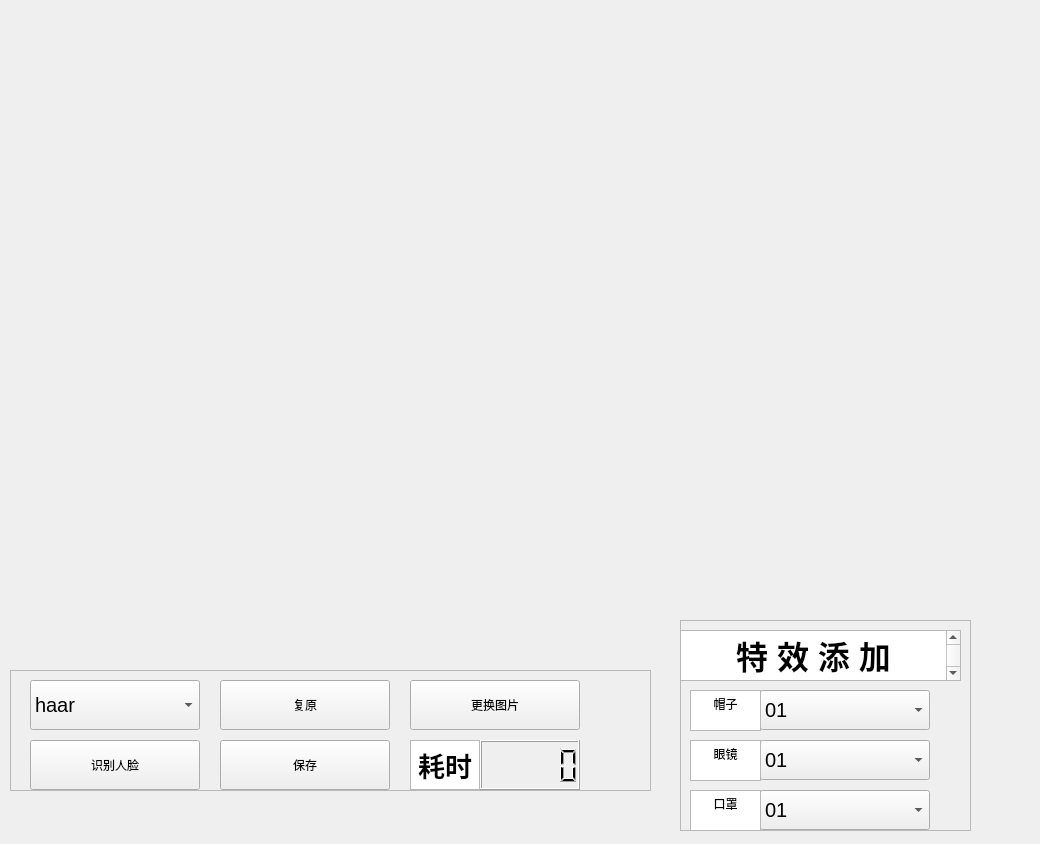
<?xml version="1.0" encoding="UTF-8"?>
<ui version="4.0">
 <class>Form</class>
 <widget class="QWidget" name="Form">
  <property name="geometry">
   <rect>
    <x>0</x>
    <y>0</y>
    <width>1040</width>
    <height>844</height>
   </rect>
  </property>
  <property name="windowTitle">
   <string>Form</string>
  </property>
  <widget class="QLabel" name="label">
   <property name="geometry">
    <rect>
     <x>50</x>
     <y>30</y>
     <width>944</width>
     <height>531</height>
    </rect>
   </property>
   <property name="text">
    <string/>
   </property>
  </widget>
  <widget class="QFrame" name="frame">
   <property name="geometry">
    <rect>
     <x>10</x>
     <y>670</y>
     <width>641</width>
     <height>121</height>
    </rect>
   </property>
   <property name="frameShape">
    <enum>QFrame::StyledPanel</enum>
   </property>
   <property name="frameShadow">
    <enum>QFrame::Raised</enum>
   </property>
   <widget class="QComboBox" name="comboBox_1">
    <property name="geometry">
     <rect>
      <x>20</x>
      <y>10</y>
      <width>170</width>
      <height>50</height>
     </rect>
    </property>
    <property name="font">
     <font>
      <pointsize>15</pointsize>
      <weight>50</weight>
      <italic>false</italic>
      <bold>false</bold>
     </font>
    </property>
    <item>
     <property name="text">
      <string>haar</string>
     </property>
    </item>
    <item>
     <property name="text">
      <string>mediapipe</string>
     </property>
    </item>
    <item>
     <property name="text">
      <string>dnn</string>
     </property>
    </item>
   </widget>
   <widget class="QToolButton" name="toolButton_1">
    <property name="geometry">
     <rect>
      <x>20</x>
      <y>70</y>
      <width>170</width>
      <height>50</height>
     </rect>
    </property>
    <property name="text">
     <string>识别人脸</string>
    </property>
   </widget>
   <widget class="QToolButton" name="toolButton_2">
    <property name="geometry">
     <rect>
      <x>210</x>
      <y>70</y>
      <width>170</width>
      <height>50</height>
     </rect>
    </property>
    <property name="text">
     <string>保存</string>
    </property>
   </widget>
   <widget class="QToolButton" name="toolButton_3">
    <property name="geometry">
     <rect>
      <x>210</x>
      <y>10</y>
      <width>170</width>
      <height>50</height>
     </rect>
    </property>
    <property name="text">
     <string>复原</string>
    </property>
   </widget>
   <widget class="QToolButton" name="toolButton_4">
    <property name="geometry">
     <rect>
      <x>400</x>
      <y>10</y>
      <width>170</width>
      <height>50</height>
     </rect>
    </property>
    <property name="text">
     <string>更换图片</string>
    </property>
   </widget>
   <widget class="QTextBrowser" name="textBrowser">
    <property name="geometry">
     <rect>
      <x>400</x>
      <y>70</y>
      <width>70</width>
      <height>50</height>
     </rect>
    </property>
    <property name="html">
     <string>&lt;!DOCTYPE HTML PUBLIC &quot;-//W3C//DTD HTML 4.0//EN&quot; &quot;http://www.w3.org/TR/REC-html40/strict.dtd&quot;&gt;
&lt;html&gt;&lt;head&gt;&lt;meta name=&quot;qrichtext&quot; content=&quot;1&quot; /&gt;&lt;style type=&quot;text/css&quot;&gt;
p, li { white-space: pre-wrap; }
&lt;/style&gt;&lt;/head&gt;&lt;body style=&quot; font-family:'SimSun'; font-size:9pt; font-weight:400; font-style:normal;&quot;&gt;
&lt;p align=&quot;center&quot; style=&quot; margin-top:0px; margin-bottom:0px; margin-left:0px; margin-right:0px; -qt-block-indent:0; text-indent:0px;&quot;&gt;&lt;span style=&quot; font-size:20pt; font-weight:600;&quot;&gt;耗时&lt;/span&gt;&lt;/p&gt;&lt;/body&gt;&lt;/html&gt;</string>
    </property>
   </widget>
   <widget class="QLCDNumber" name="lcdNumber">
    <property name="geometry">
     <rect>
      <x>470</x>
      <y>70</y>
      <width>100</width>
      <height>50</height>
     </rect>
    </property>
   </widget>
  </widget>
  <widget class="QFrame" name="frame_2">
   <property name="geometry">
    <rect>
     <x>680</x>
     <y>620</y>
     <width>291</width>
     <height>211</height>
    </rect>
   </property>
   <property name="frameShape">
    <enum>QFrame::StyledPanel</enum>
   </property>
   <property name="frameShadow">
    <enum>QFrame::Raised</enum>
   </property>
   <widget class="QComboBox" name="comboBox_3">
    <property name="geometry">
     <rect>
      <x>80</x>
      <y>120</y>
      <width>170</width>
      <height>40</height>
     </rect>
    </property>
    <property name="font">
     <font>
      <pointsize>15</pointsize>
      <weight>50</weight>
      <italic>false</italic>
      <bold>false</bold>
     </font>
    </property>
    <item>
     <property name="text">
      <string>01</string>
     </property>
    </item>
    <item>
     <property name="text">
      <string>02</string>
     </property>
    </item>
    <item>
     <property name="text">
      <string>03</string>
     </property>
    </item>
    <item>
     <property name="text">
      <string>04</string>
     </property>
    </item>
   </widget>
   <widget class="QComboBox" name="comboBox_2">
    <property name="geometry">
     <rect>
      <x>80</x>
      <y>70</y>
      <width>170</width>
      <height>40</height>
     </rect>
    </property>
    <property name="font">
     <font>
      <pointsize>15</pointsize>
      <weight>50</weight>
      <italic>false</italic>
      <bold>false</bold>
     </font>
    </property>
    <item>
     <property name="text">
      <string>01</string>
     </property>
    </item>
    <item>
     <property name="text">
      <string>02</string>
     </property>
    </item>
    <item>
     <property name="text">
      <string>03</string>
     </property>
    </item>
    <item>
     <property name="text">
      <string>04</string>
     </property>
    </item>
    <item>
     <property name="text">
      <string>05</string>
     </property>
    </item>
   </widget>
   <widget class="QComboBox" name="comboBox_4">
    <property name="geometry">
     <rect>
      <x>80</x>
      <y>170</y>
      <width>170</width>
      <height>40</height>
     </rect>
    </property>
    <property name="font">
     <font>
      <pointsize>15</pointsize>
      <weight>50</weight>
      <italic>false</italic>
      <bold>false</bold>
     </font>
    </property>
    <item>
     <property name="text">
      <string>01</string>
     </property>
    </item>
    <item>
     <property name="text">
      <string>02</string>
     </property>
    </item>
    <item>
     <property name="text">
      <string>03</string>
     </property>
    </item>
   </widget>
   <widget class="QTextBrowser" name="textBrowser_2">
    <property name="geometry">
     <rect>
      <x>0</x>
      <y>10</y>
      <width>281</width>
      <height>51</height>
     </rect>
    </property>
    <property name="styleSheet">
     <string notr="true">font: 12px &quot;仿宋&quot;;</string>
    </property>
    <property name="html">
     <string>&lt;!DOCTYPE HTML PUBLIC &quot;-//W3C//DTD HTML 4.0//EN&quot; &quot;http://www.w3.org/TR/REC-html40/strict.dtd&quot;&gt;
&lt;html&gt;&lt;head&gt;&lt;meta name=&quot;qrichtext&quot; content=&quot;1&quot; /&gt;&lt;style type=&quot;text/css&quot;&gt;
p, li { white-space: pre-wrap; }
&lt;/style&gt;&lt;/head&gt;&lt;body style=&quot; font-family:'仿宋'; font-size:12px; font-weight:400; font-style:normal;&quot;&gt;
&lt;p align=&quot;center&quot; style=&quot; margin-top:0px; margin-bottom:0px; margin-left:0px; margin-right:0px; -qt-block-indent:0; text-indent:0px;&quot;&gt;&lt;span style=&quot; font-family:'SimSun'; font-size:24pt; font-weight:600;&quot;&gt;特 效 添 加&lt;/span&gt;&lt;/p&gt;&lt;/body&gt;&lt;/html&gt;</string>
    </property>
   </widget>
   <widget class="QTextBrowser" name="textBrowser_3">
    <property name="geometry">
     <rect>
      <x>10</x>
      <y>70</y>
      <width>71</width>
      <height>41</height>
     </rect>
    </property>
    <property name="html">
     <string>&lt;!DOCTYPE HTML PUBLIC &quot;-//W3C//DTD HTML 4.0//EN&quot; &quot;http://www.w3.org/TR/REC-html40/strict.dtd&quot;&gt;
&lt;html&gt;&lt;head&gt;&lt;meta name=&quot;qrichtext&quot; content=&quot;1&quot; /&gt;&lt;style type=&quot;text/css&quot;&gt;
p, li { white-space: pre-wrap; }
&lt;/style&gt;&lt;/head&gt;&lt;body style=&quot; font-family:'SimSun'; font-size:9pt; font-weight:400; font-style:normal;&quot;&gt;
&lt;p align=&quot;center&quot; style=&quot; margin-top:0px; margin-bottom:0px; margin-left:0px; margin-right:0px; -qt-block-indent:0; text-indent:0px;&quot;&gt;帽子&lt;/p&gt;&lt;/body&gt;&lt;/html&gt;</string>
    </property>
   </widget>
   <widget class="QTextBrowser" name="textBrowser_4">
    <property name="geometry">
     <rect>
      <x>10</x>
      <y>120</y>
      <width>71</width>
      <height>41</height>
     </rect>
    </property>
    <property name="html">
     <string>&lt;!DOCTYPE HTML PUBLIC &quot;-//W3C//DTD HTML 4.0//EN&quot; &quot;http://www.w3.org/TR/REC-html40/strict.dtd&quot;&gt;
&lt;html&gt;&lt;head&gt;&lt;meta name=&quot;qrichtext&quot; content=&quot;1&quot; /&gt;&lt;style type=&quot;text/css&quot;&gt;
p, li { white-space: pre-wrap; }
&lt;/style&gt;&lt;/head&gt;&lt;body style=&quot; font-family:'SimSun'; font-size:9pt; font-weight:400; font-style:normal;&quot;&gt;
&lt;p align=&quot;center&quot; style=&quot; margin-top:0px; margin-bottom:0px; margin-left:0px; margin-right:0px; -qt-block-indent:0; text-indent:0px;&quot;&gt;眼镜&lt;/p&gt;&lt;/body&gt;&lt;/html&gt;</string>
    </property>
   </widget>
   <widget class="QTextBrowser" name="textBrowser_5">
    <property name="geometry">
     <rect>
      <x>10</x>
      <y>170</y>
      <width>71</width>
      <height>41</height>
     </rect>
    </property>
    <property name="html">
     <string>&lt;!DOCTYPE HTML PUBLIC &quot;-//W3C//DTD HTML 4.0//EN&quot; &quot;http://www.w3.org/TR/REC-html40/strict.dtd&quot;&gt;
&lt;html&gt;&lt;head&gt;&lt;meta name=&quot;qrichtext&quot; content=&quot;1&quot; /&gt;&lt;style type=&quot;text/css&quot;&gt;
p, li { white-space: pre-wrap; }
&lt;/style&gt;&lt;/head&gt;&lt;body style=&quot; font-family:'SimSun'; font-size:9pt; font-weight:400; font-style:normal;&quot;&gt;
&lt;p align=&quot;center&quot; style=&quot; margin-top:0px; margin-bottom:0px; margin-left:0px; margin-right:0px; -qt-block-indent:0; text-indent:0px;&quot;&gt;口罩&lt;/p&gt;&lt;/body&gt;&lt;/html&gt;</string>
    </property>
   </widget>
  </widget>
 </widget>
 <resources/>
 <connections/>
</ui>
